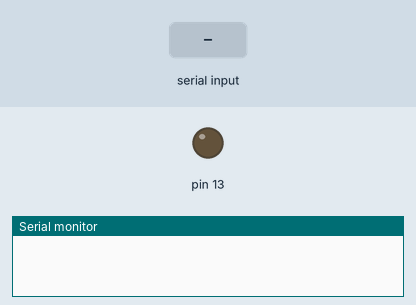
This sketch was run on a simulated Arduino Uno, built with avr-gcc and run on an emulated ATmega328P. On the bench: output pins drawn as LEDs (lit = HIGH), the last lines printed to the serial monitor. The test bench sets the inputs (shaded band).

Above: at 1.2 s.
1.3 s: "i" received over Serial
At 2.2 s:
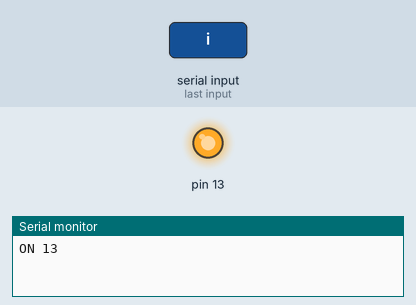
2.8 s: "o" received over Serial
At 3.4 s:
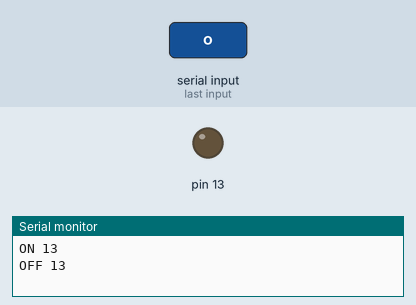
Timing chart, 0 to 5.8 s (numbered marks = the images above; inputs shaded):
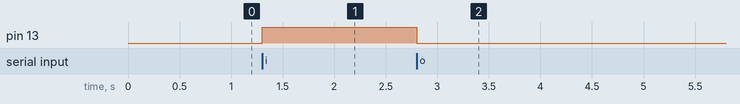

The sketch:

Comandi_da_tastiera.ino
```cpp
char comando;

void setup() {
  pinMode(13,OUTPUT);
  Serial.begin(9600);
}

void loop() {
  comando=Serial.read();
  if (comando== 'i'){
      digitalWrite(13,HIGH);
      Serial.println("ON 13");
    }
  if (comando== 'o'){
      digitalWrite(13,LOW);
      Serial.println("OFF 13");
    }

}
```

Measured:
- after the input at 1.3 s, pin 13: LOW → HIGH at once
- after the input at 2.8 s, pin 13: HIGH → LOW at once
